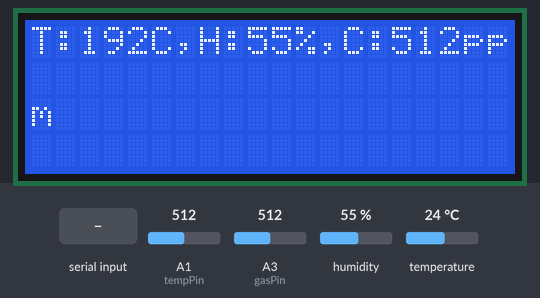
Bench run of a sketch on a simulated Arduino Mega 2560, built with avr-gcc and run on an emulated ATmega2560. Shown: 20×4 character LCD. Inputs (shaded band) come from the test bench; at power-on: A1 (tempPin) = 512, A3 (gasPin) = 512, humidity 55 %, temperature 24 °C. What the sketch prints to the serial monitor is not drawn.

Above: at 3.7 s.
3.8 s: "OFF\n" received over the second serial link
At 4.8 s:
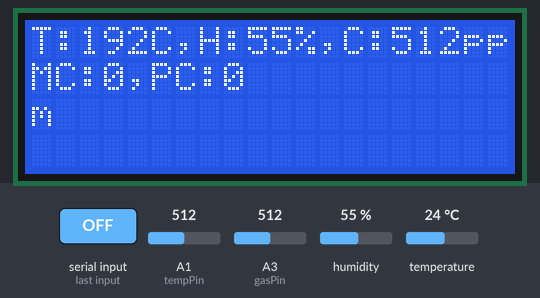
9.1 s: A1 (tempPin) set to 339
At 14.3 s:
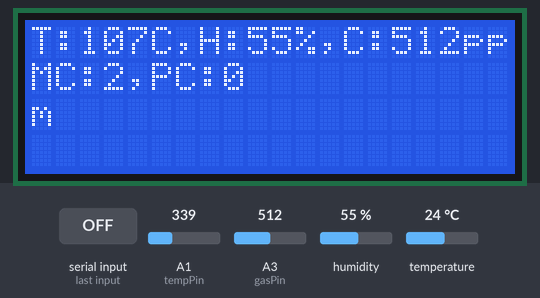
14.4 s: A1 (tempPin) set to 309
At 18.0 s:
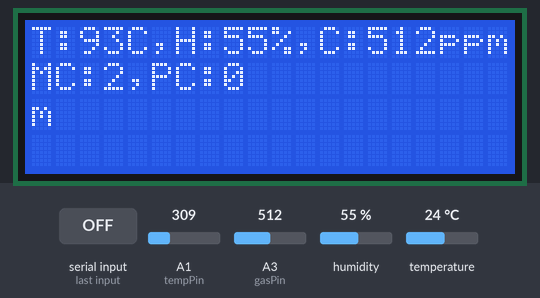
18.5 s: "S,45\n" received over the second serial link
At 20.6 s:
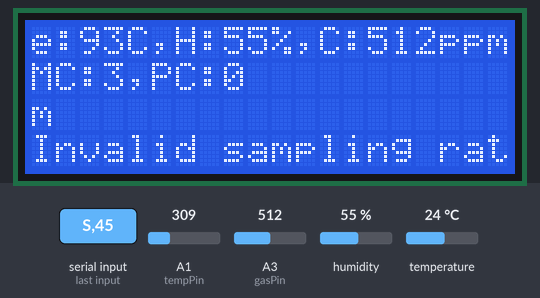
23.8 s: "A90\n" received over the second serial link
At 25.1 s:
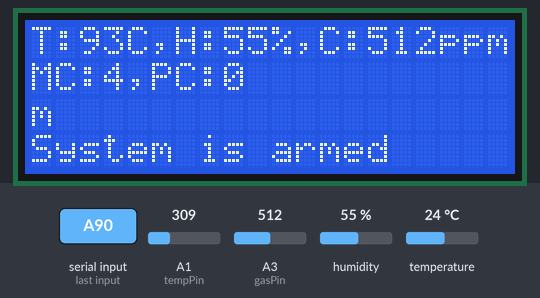
25.4 s: "D90\n" received over the second serial link
At 28.2 s:
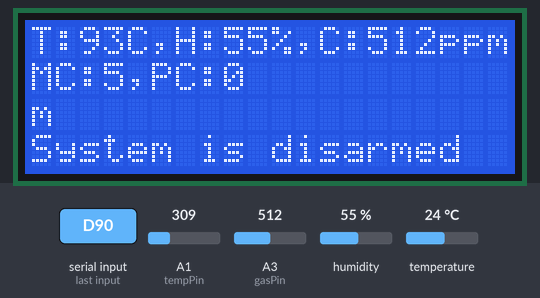
Timing chart, 0 to 29.4 s (numbered marks = the images above; inputs shaded):
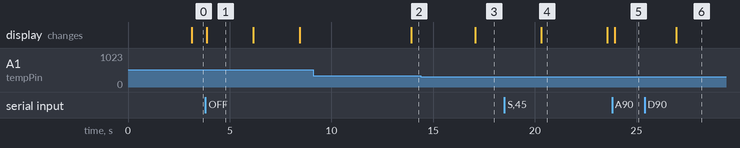

Measured:
- the behaviour switches between 324 and 323 on A1 (tempPin) (found by bisection; images 2 and 3)
- after the input at 3.8 s, the display: changes after 0.06 s (image 1)
- after the input at 9.1 s, the display: changes after 4.8 s (image 2)
- after the input at 14.4 s, the display: changes after 2.7 s (image 3)
- after the input at 18.5 s, the display: changes after 1.8 s (image 4)
- after the input at 23.8 s, the display: changes after 0.14 s (image 5)
- after the input at 25.4 s, the display: changes after 1.6 s (image 6)

The sketch:

Central.ino
```cpp
#include "DHT11.h"
#include <SoftwareSerial.h>
#include <Wire.h>
#include "LiquidCrystal_I2C.h"

// Pin Definitions
const int gasPin = A3;
const int tempPin = A1;

// Bluetooth Serial Communication
SoftwareSerial HC12(10, 11); // RX, TX

// LCD Display
LiquidCrystal_I2C lcd(0x27, 20, 4);

// Sensor and System State
DHT11 dht11(2);
bool isArmed = false;
bool fetchSensorReadingsFlag = false;
int samplingRate = 1000; // Default sampling rate in milliseconds
int delayCount = 0;
int currentSample = 0;
String peripheralWarning = ""; // Store warning message from peripheral
int phoneCommandCount = 0; // Counter for commands from phone app
int peripheralCommandCount = 0; // Counter for commands to peripheral device

// Setup Functions
void initializeSerial() {
  Serial.begin(9600);
  Serial1.begin(9600); // Initialize Bluetooth serial communication
  HC12.begin(9600); // Initialize HC-12 serial communication
}

void initializeLCD() {
  Wire.begin();    // Initialize I2C communication
  lcd.init();      // Initialize the LCD
  lcd.backlight(); // Turn on the backlight
}

void setup() {
  initializeSerial();
  initializeLCD();
  delayCount = samplingRate / 100;
  clearBluetoothBuffer();
  Serial.println("Central ready");
}

void loop() {

  currentSample++;
  if (currentSample >= delayCount) {

    currentSample = 0;
    fetchSensorReadings(); // Transmit data after the full delay

  }

  checkBluetoothCommand();
  handlePeripheralWarning();

  delay(100); // Delay for 100 milliseconds
}

void clearBluetoothBuffer() {
  while (Serial1.available()) {
    Serial1.read();
  }
}

// Loop Functions
void handlePeripheralWarning() {
  if (HC12.available()) {
    String message = HC12.readStringUntil('\n');
    Serial.println("HC-12 Data: " + message);
    if (message.startsWith("CmdCount: ")) {
      peripheralCommandCount = message.substring(10).toInt();
      updateCommandCount();
    } else {
      peripheralWarning = message;
      displayPeripheralMessage(peripheralWarning);
    }
  }
}

void checkBluetoothCommand() {
  if (Serial1.available()) {
    char command = Serial1.read();
    Serial.print("BLE Command: ");
    Serial.println(command);


    switch (command) {
      case 'A':
        phoneCommandCount++;
        armSystem();
        break;
      case 'D':
        phoneCommandCount++;
        disarmSystem();
        break;
      case 'S':
        phoneCommandCount++;
        setSamplingRate();
        break;
      case 'F': // New command to fetch sensor readings
        phoneCommandCount++;
        fetchSensorReadings();
        break;
      case 'R': // Refresh command
        resetCommandCounts();
        break;
      case 'L': // Turn on LED
        handleLEDCommand();
        break;
    }
    updateCommandCount();
  }
}

void handleLEDCommand() {
  String command = Serial1.readStringUntil('\n');
  Serial.print("Forwarding LED Command: ");
  Serial.println(command);
  HC12.println(command); // Forward the command to the peripheral

  if (command.startsWith("ON")) {
    updateLCDLine(2, "LED turned on");
  }
  else if (command.startsWith("OFF")) {
    updateLCDLine(2, "LED turned off");
  }
}

void resetCommandCounts() {
  phoneCommandCount = 0;
  peripheralCommandCount = 0;
  HC12.println("R"); // Send refresh command to peripheral
  updateCommandCount();
  Serial.println("Command counts reset");
  updateLCDLine(3, "Command counts reset");
}

// Helper Functions
void fetchSensorReadings() {
  float temp = getTemp();
  float gas = getGas();
  float humidity = getHumidity();

  String dataPhone = readTemperature();
  dataPhone += readHumidity();
  dataPhone += readGasConcentration();

  if (peripheralWarning.length() > 0) {
    dataPhone += "Warning: " + peripheralWarning + "\n";
    peripheralWarning = ""; // Clear the warning after sending
  }

  dataPhone += '\0'; // Add null terminator at the end of the data

  Serial.println("Sending data to phone:");
  Serial.println(dataPhone); // Print to Serial Monitor for debugging

  Serial1.print(dataPhone); // Transmit data via Bluetooth Low Energy

  String dataLCD = "T:" + String((int)temp) + "C," + "H:" + String((int)humidity) + "%," + "C:" + String((int)gas) + "ppm";
  updateLCDLine(0, dataLCD);
}

String readTemperature() {
  String tempData = "Temperature: ";
  float temp = getTemp();
  tempData += String((int)temp);
  tempData += " C\n";
  return tempData;
}

String readGasConcentration() {
  String gasData = "Concentration: ";
  float gas = getGas();
  gasData += String((int)gas);
  gasData += " ppm\n";

  return gasData;
}

String readHumidity() {
  String humidityData = "Humidity: ";
  float humidity = getHumidity();
  humidityData += String((int)humidity);
  humidityData += "%\n";

  Serial.print(humidityData);

  return humidityData;
}

void updateLCDLine(int line, String message) {
  lcd.setCursor(0, line);
  lcd.print("                    "); // Clear the line
  lcd.setCursor(0, line);
  lcd.print(message);
}

void updateCommandCount() {
  String dataLCD = "MC:" + String(phoneCommandCount) + ",PC:" + String(peripheralCommandCount);
  updateLCDLine(1, dataLCD);
}

void displayPeripheralMessage(String message) {
  updateLCDLine(3, message);
}

float getTemp() {
  float offset = 0.08;
  return (getVoltage(tempPin) - offset - 0.5) * 100.0;
}

float getHumidity() {
  float h  = dht11.readHumidity();
  dht11.readHumidity();
  return h;
}

float getGas() {
  return analogRead(gasPin); // Assuming analogRead returns the gas concentration
}

float getVoltage(int pin) {
  return analogRead(pin) * (5.0 / 1023.0);
}

void armSystem() {
  isArmed = true;
  Serial.println("System is armed");
  updateLCDLine(3, "System is armed");
  HC12.println("A"); // Send arm command to peripheral
}

void disarmSystem() {
  isArmed = false;
  Serial.println("System is disarmed");
  updateLCDLine(3, "System is disarmed");
  HC12.println("D"); // Send disarm command to peripheral
}

void setSamplingRate() {
  // Read the next characters for the sampling rate
  String rateStr = "";
  while (Serial1.available()) {
    char c = Serial1.read();
    if (isDigit(c)) {
      rateStr += c;
    } else {
      break;
    }
  }
  if (rateStr.length() > 0) {
    samplingRate = rateStr.toInt() * 1000; // Convert to milliseconds
    delayCount = samplingRate / 100;
    Serial.print("Sampling rate set to ");
    Serial.print(samplingRate / 1000);
    Serial.println(" seconds");
    updateLCDLine(3, "Sampling rate: " + String(samplingRate / 1000) + " sec");
  } else {
    Serial.println("Invalid sampling rate");
    updateLCDLine(3, "Invalid sampling rate");
  }
  HC12.println("S" + rateStr); // Send sampling rate command to peripheral
}
```
